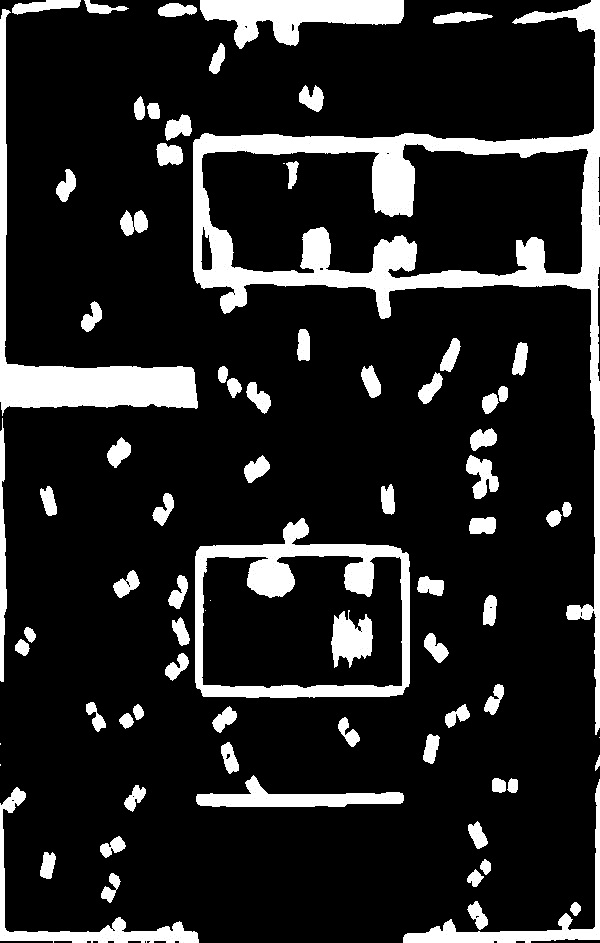
#> input picture img/processed.png, 600 x 943 px; its folder holds 5 pictures in this run
$ python test_pathfinder.py
#> lines starting #> are read from the running program, lines starting #| are printed output that depends on the picture; after the words box and inside, x2 and y2 are one past the last pixel; in counts of white or black regions, pixels touching at a corner belong together; long printed decimals are rounded
### settings.py
"""Common settings for application and testing"""
import pickle
from Queue import Queue

# measurements in feet
bot_height = 0.36
bot_radius = 0.42
maze_width = 7.5
maze_length = 12.5

processingPath = False

image_height = 600
maze = {}
bot = {}

raw_image = []
map_image = []

maze = {}
bot_front = {}
bot_back = {}
overlay = {}

track_bot = False
robo_go = False
camera_height = 9.0
camera_distance = 6.0

bot_position = (100, 100)
goal_position = (200, 200)
running = True

path_finder_max_img_height = 400
path_finder_max_img_width = 400

path_q = Queue()


for a_set in maze, bot_front, bot_back, overlay:
    a_set['ey'] = 1
    a_set['ex'] = 1
    a_set['dy'] = 1
    a_set['dx'] = 1
    a_set['hMin'] = 0
    a_set['hMax'] = 255
    a_set['sMin'] = 0
    a_set['sMax'] = 255
    a_set['vMin'] = 100
    a_set['vMax'] = 255
    a_set['image'] = None

top_left = (195, 53)
top_right = (416, 54)
bottom_right = (585, 312)
bottom_left = (23, 316)


# [67 lines left out: functions get_map, save, load, not called in this run]

### pathFinder/__init__.py
from __future__ import division

import time
import cv2
import numpy as np
from Queue import Queue

import preprocessing
from path_dijkstra import PathFinderDijkstra as Dijkstra
from path_as import PathFinderAStar as AStar
from path_bfs import PathFinderBFS as BFS

types = {
    'Dijkstra': Dijkstra,
    'AStar': AStar,
    'BFS': BFS}

current = None
solver = None
instance = None

def get_types():
    return types.keys()

def set_type(t):
    global current, solver, instance
    if types.has_key(t):
        solver = types[t]
        current = t
        instance = None

# [4 lines left out: function find_path, not called in this run]

set_type('AStar')


def find_path_from_image(img, origin, dest):
    """
    Find path, given a map image.
    Returns the path, and an image to display.
    """
    h, w = img.shape[:2] # save original image size

    # For now just downsizing to half the original size
    print "Resizing image..."
    start_time = time.time()
    ratio, small_img = preprocessing.downsize_image(img)
    origin = (int(origin[0] * ratio), int(origin[1] * ratio))   # map origin to new scale
    dest = (int(dest[0] * ratio), int(dest[1] * ratio))         # map destination to new scale
    end_time = time.time()
    print("Elapsed time: " + str(end_time - start_time))

    print "Cleaning up map..."
    start_time = time.time()
    the_map = preprocessing.get_map_img(small_img)
    the_map = preprocessing.threshold_img(the_map)
    end_time = time.time()
    print("Elapsed time: " + str(end_time - start_time))

    print "Dilating map..."
    start_time = time.time()
    dilated_map = preprocessing.dilate_map(the_map)
    dilated_map = preprocessing.threshold_img(dilated_map)
    end_time = time.time()
    print("Elapsed time: " + str(end_time - start_time))

    print "Computing weights..."
    start_time = time.time()
    weights = preprocessing.compute_map_weights(dilated_map)
    end_time = time.time()
    print("Elapsed time: " + str(end_time - start_time))

    print "Computing path..."
    start_time = time.time()
    set_type('AStar')
    path_length, robot_path = find_path(dilated_map, origin, dest, weights)
    waypoints = preprocessing.sample_path(dilated_map, robot_path)
    end_time = time.time()
    print("Elapsed time: " + str(end_time - start_time))

    print "Creating image..."
    start_time = time.time()
    weights_img = preprocessing.create_weights_image(weights)
    display_img = preprocessing.create_display_image(the_map, dilated_map, weights_img)
    preprocessing.draw_path(display_img, origin, dest, waypoints)
    end_time = time.time()
    print("Elapsed time: " + str(end_time - start_time))

    # [9 lines of commented-out code are left out]
    path_waypoints = []
    for wp in waypoints:
        path_waypoints.append((int(wp[0] / ratio), int(wp[1] / ratio)))
    display_img = cv2.resize(display_img, (w, h), interpolation = cv2.INTER_AREA)

    return path_waypoints, display_img


def display_image(window_name, img):
    window = cv2.namedWindow(window_name, cv2.WINDOW_NORMAL)
    cv2.imshow(window_name, img)


### pathFinder/preprocessing.py
"""
Pre-processing functions for path finder.
"""
from __future__ import division
import os, sys

# For importing settings module from parent directory
currentdir = os.path.dirname(__file__)
parentdir = os.path.join(currentdir, os.pardir)
sys.path.append(parentdir)

import cv2
import numpy as np
from Queue import Queue

import settings

def downsize_image(img):
    """
    Downsize to a maximum size for faster processing.
    Returns downsize ration, and new image.
    """
    max_width = settings.path_finder_max_img_width
    max_height = settings.path_finder_max_img_height

    h, w = img.shape[:2]
    print("size: " + str((w, h)))

    ratio = min(1.0, min(max_height / h, max_width / w))
    print("ratio: " + str(ratio))

    new_size = (int(w * ratio), int(h * ratio))
    print("new size: " + str(new_size))

    return ratio, cv2.resize(img, new_size, interpolation = cv2.INTER_AREA)

def get_map_img(img):
    """
    Get map as a NumPy array.
    """
    if len(img.shape) > 2:
        return np.array(cv2.cvtColor(img, cv2.COLOR_BGR2GRAY))
    return np.array(img)

def threshold_img(gray_img):
    """
    Make image black and white (no grays).
    """
    img_thresh = cv2.threshold(gray_img, 128, 255, cv2.THRESH_BINARY | cv2.THRESH_OTSU)
    return np.array(img_thresh[1])


def get_dilation_kernel(grid):
    """
    Get dilation kernel, based on robot size...
    """
    grid_height, grid_width = grid.shape

    kernel_width = settings.bot_radius * grid_width / settings.maze_width
    kernel_height = settings.bot_radius * grid_height / settings.maze_length

    print("kernel width: " + str(kernel_width))
    print("kernel height: " + str(kernel_height))

    return np.ones((kernel_height, kernel_width), np.uint8)

def dilate_map(grid):
    """
    Dilate map, based on robot size, to mark spots that are too close
    to obstacles as blocked spots.
    """
    kernel = get_dilation_kernel(grid)
    return cv2.dilate(grid, kernel, iterations = 1)


# Predetermined neighbor coordinates
neighbor_cords_8 = [(-1, -1), (-1, 0), (-1, 1), (0, -1), (0, 1), (1, -1), (1, 0), (1, 1)]
neighbor_cords_4 = [(-1, 0), (0, -1), (0, 1), (1, 0)]

# [145 lines left out: functions get_neighbors, compute_map_weights, create_weights_image, create_display_image, draw_path, color_pixel and 2 more, not called in this run]

### pathFinder/test_pathfinder.py
from __future__ import division

from os import path
import cv2

import __init__ as path_finder


def read_image(file_name):
    """
    Get color image.
    """
    return cv2.imread(path.join("../img", file_name), cv2.IMREAD_COLOR)


def display_image(window_name, img):
    """
    Open window with image.
    """
    window = cv2.namedWindow(window_name, cv2.WINDOW_NORMAL)
    cv2.imshow(window_name, img)


def run_test():

    img = read_image("processed.png")
#> in read_image, returned value is the input picture: shape (943, 600, 3); min 0, max 255, mean 38.6

    h = len(img)
    w = len(img[0])

    origin = (h // 7 // 2, w // 3 // 2 * 5)
    dest = (h // 7 // 2 * 13, w // 3 // 2 * 3)

    path, display_img = path_finder.find_path_from_image(img, origin, dest)

    # Show images for all steps
    #display_image("Map", the_map)
    #display_image("Dilation", dilated_map)
    #display_image("Weights", weights_img)
    display_image("Path", display_img)

    cv2.waitKey(0)
    cv2.destroyAllWindows()

run_test()
#> in run_test, `h = len(img)`: h = 943
#> in run_test, `w = len(img[0])`: w = 600
#> in run_test, `origin = (h // 7 // 2, w // 3 // 2 * 5)`: origin = (67, 500)
#> in run_test, `dest = (h // 7 // 2 * 13, w // 3 // 2 * 3)`: dest = (871, 300)
#| size: (600, 943)
#| ratio: 0.4242
#| new size: (254, 400)
#> in find_path_from_image, `ratio, small_img = preprocessing.downsize_image(img)`:
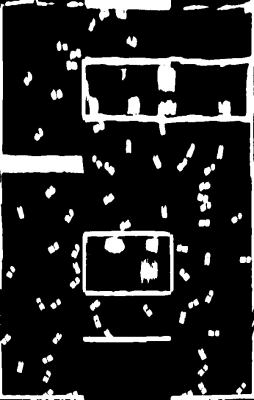
#> small_img: shape (400, 254, 3); min 0, max 255, mean 38.6
#> in find_path_from_image, `ratio, small_img = preprocessing.downsize_image(img)`: ratio = 0.424
#> in find_path_from_image, `origin = (int(origin[0] * ratio), int(origin[1] * ratio))`: origin = (28, 212)
#> in find_path_from_image, `dest = (int(dest[0] * ratio), int(dest[1] * ratio))`: dest = (369, 127)
#> in threshold_img, `return np.array(img_thresh[1])`:
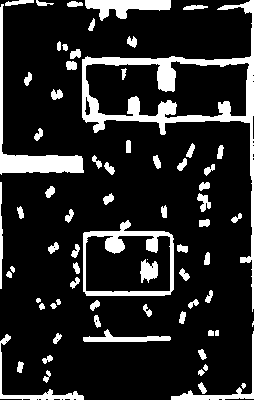
#> returned value: shape (400, 254); 15.3% white; 72 white regions (2 under 20 px), largest, box (x1, y1, x2, y2) and area: (82, 0, 254, 312) 5096, (0, 4, 84, 175) 1880, (83, 220, 174, 296) 1757
#| kernel width: 14.224
#| kernel height: 13.44
#> (the run stopped early here; a loop or call above may not have finished)
